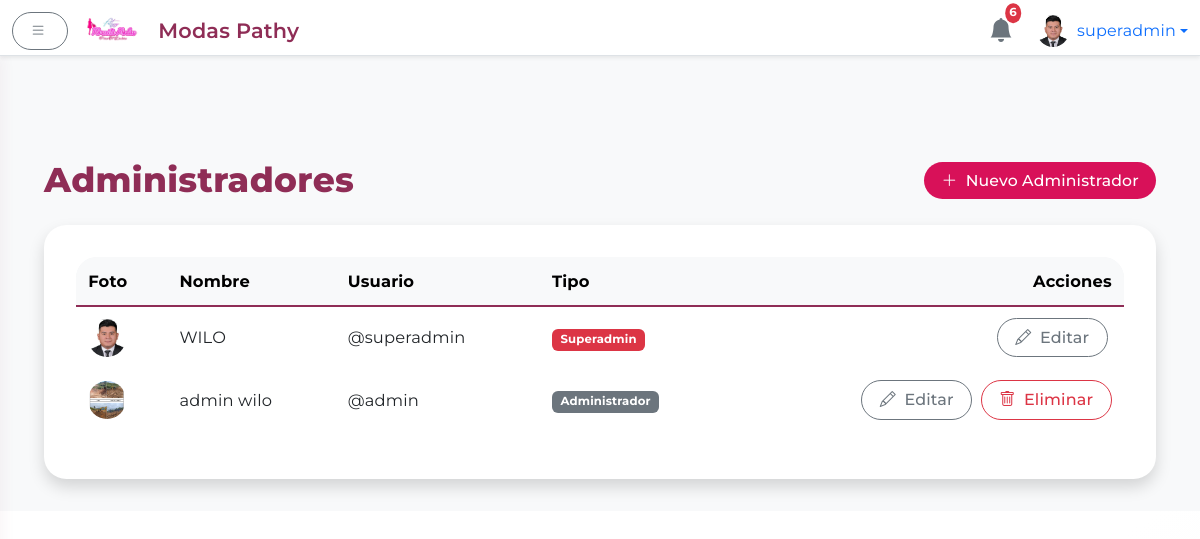
The app's page /admin/usuarios (signed in) with its own data.
### app.py (models this page shows)
class User(UserMixin, db.Model):
    id = db.Column(db.Integer, primary_key=True)
    username = db.Column(db.String(64), unique=True, nullable=False)
    name = db.Column(db.String(128), nullable=True)
    password = db.Column(db.String(128), nullable=False)
    is_superadmin = db.Column(db.Boolean, default=False)
    profile_image = db.Column(db.String(256), nullable=True)

### app.py (the view)
@app.route('/admin/usuarios')
@superadmin_required
def admin_usuarios():
    usuarios = User.query.all()
    return render_template('admin/usuarios.html', usuarios=usuarios)

### app.py (called while the page is built, shortened)
def superadmin_required(f):
    @wraps(f)
    def decorated_function(*args, **kwargs):
        if not current_user.is_authenticated or not getattr(current_user, 'is_superadmin', False):
            abort(403)
        return f(*args, **kwargs)
    return decorated_function

@app.context_processor
def inject_notifications():
    notifications = Notification.query.order_by(Notification.timestamp.desc()).limit(6).all()
    notifs = [
        {
            'message': n.message,
            'timestamp': n.timestamp.strftime('%d/%m %H:%M'),
            'admin_name': n.admin_name
        }
        for n in notifications
    ]
    return dict(notifications=notifs)

@app.context_processor
def inject_theme():
    active = Theme.query.filter_by(is_default=True).first()
    all_themes = Theme.query.order_by(Theme.name).all()
    return {
        'active_theme': active,
        'all_themes': all_themes
    }

@app.before_request
def seed_themes_once():
    global _seeded
    db.create_all()

@login.user_loader
def load_user(user_id):
    return db.session.get(User, int(user_id))

@app.context_processor
def inject_public_data():
    categorias = Category.query.order_by(Category.name).all()
    return {
        'public_categories': categorias,
        'now': lambda fmt=None: datetime.utcnow().strftime(fmt or '%Y'),
        'contact_info': ContactInfo.query.first()
    }

### templates/admin/usuarios.html (shortened to what this page needs)
{% extends 'admin/base_admin.html' %}
{% block body_admin %}
<div class="d-flex justify-content-between align-items-center mb-4">
  <h2 class="mb-0">Administradores</h2>
  <a href="{{ url_for('admin_usuario_nuevo') }}" class="btn btn-primary rounded-pill">
    <i class="bi bi-plus-lg"></i> Nuevo Administrador
  </a>
</div>
<div class="card shadow rounded-4 border-0">
  <div class="card-body">
    <div class="table-responsive">
      <table class="table table-hover align-middle">
        <thead class="table-light">
          <tr>
            <th>Foto</th>
            <th>Nombre</th>
            <th>Usuario</th>
            <th>Tipo</th>
            <th class="text-end">Acciones</th>
          </tr>
        </thead>
        <tbody>
        {% for u in usuarios %}
          <tr>
            <td>
              <img src="{% if u.profile_image %}{{ url_for('static', filename='perfiles/' ~ u.profile_image) }}{% else %}{{ url_for('static', filename='perfiles/default.png') }}{% endif %}" class="rounded-circle" width="38" height="38" style="object-fit:cover;">
            </td>
            <td>{{ u.name }}</td>
            <td>@{{ u.username }}</td>
            <td>
              {% if u.is_superadmin %}
                <span class="badge bg-danger">Superadmin</span>
              {% else %}
                <span class="badge bg-secondary">Administrador</span>
              {% endif %}
            </td>
            <td class="text-end">
              <a href="{{ url_for('admin_usuario_editar', id=u.id) }}" class="btn btn-sm btn-outline-secondary rounded-pill me-1"><i class="bi bi-pencil"></i> Editar</a>
              {% if current_user.id != u.id %}
              <form method="post" action="{{ url_for('admin_usuario_eliminar', id=u.id) }}" class="d-inline">
                <button type="submit" class="btn btn-sm btn-outline-danger rounded-pill" onclick="return confirm('¿Eliminar este usuario?')">
                  <i class="bi bi-trash"></i> Eliminar
                </button>
              </form>
              {% endif %}
            </td>
          </tr>
        {% endfor %}
        </tbody>
      </table>
    </div>
  </div>
</div>
{% endblock %}

### templates/admin/base_admin.html (shortened to what this page needs)
<!DOCTYPE html>
<html lang="es">
<head>
  <link href="https://cdn.jsdelivr.net/npm/bootstrap@5.3.0/dist/css/bootstrap.min.css" rel="stylesheet"/>
  <link href="https://cdn.jsdelivr.net/npm/bootstrap-icons@1.10.5/font/bootstrap-icons.css" rel="stylesheet"/>
  <link rel="stylesheet" href="https://cdnjs.cloudflare.com/ajax/libs/animate.css/4.1.1/animate.min.css"/>
  <link rel="stylesheet" href="{{ url_for('static', filename='css/admin.css') }}"/>
</head>
<body>
  <div aria-live="polite" aria-atomic="true" class="position-fixed top-0 end-0 p-3" style="z-index: 1055;">
  </div>
  <header class="navbar navbar-light bg-white border-bottom fixed-top shadow-sm">
    <div class="container-fluid">
      <button id="sidebarToggle" class="btn btn-outline-secondary me-3">
        <i class="bi bi-list"></i>
      </button>
      <a href="{{ url_for('admin_dashboard') }}" class="navbar-brand d-flex align-items-center mb-0 h1" style="gap:10px;">
        <img src="{{ url_for('static', filename='images/logo.png') }}" alt="Logo" height="36" class="d-inline-block align-text-top" style="margin-right:8px;">
        <span class="d-none d-md-inline" style="font-size:1.3rem; font-weight:600; color:#8F2D56;">Modas Pathy</span>
      </a>
      <div class="d-flex align-items-center ms-auto">
        <div class="position-relative me-4 dropdown">
          <a href="#" id="notifDropdown" data-bs-toggle="dropdown" aria-expanded="false" class="text-decoration-none">
            <i class="bi bi-bell-fill fs-4 text-secondary"></i>
            <span class="badge bg-danger position-absolute top-0 start-100 translate-middle p-1 rounded-circle">
              {{ notifications|length if notifications else 0 }}
            </span>
          </a>
        </div>
        <div class="dropdown">
          <a href="#" class="d-flex align-items-center text-decoration-none dropdown-toggle" id="dropdownUser" data-bs-toggle="dropdown" aria-expanded="false">
            <img src="{% if current_user.profile_image %}
                        {{ url_for('static', filename='perfiles/' ~ current_user.profile_image) }}
                      {% else %}
                        {{ url_for('static', filename='perfiles/default.png') }}
                      {% endif %}"
                 alt="Avatar" width="32" height="32" class="rounded-circle me-2" style="object-fit:cover;">
            <span>{{ current_user.username }}</span>
          </a>
        </div>
      </div>
    </div>
  </header>
  <div class="d-flex">
<main class="flex-grow-1 bg-light">
  <div class="container-fluid mt-5 pt-4">
    {% block body_admin %}{% endblock %}
  </div>
</main>
</body>
</html>

### static/css/admin.css (style rules this page uses)
:root { --rojo: #D81159; --fucsia: #8F2D56; --accent: #8F2D56; --accent-light: rgba(143,45,86,0.08); --blanco: #FFFFFF; --gris-claro: #f8f9fa; --gris-oscuro: #e3e3e3; --shadow-card: 0 4px 24px rgba(143, 45, 86, 0.09); --shadow-hover: 0 8px 36px rgba(143, 45, 86, 0.18); }
body, .form-label, .btn, .card-title, .navbar-brand, .nav-link { font-family: 'Montserrat', sans-serif; letter-spacing: 0.01em; }
body { margin-top: 56px; background: linear-gradient(145deg, var(--blanco) 60%, var(--gris-claro) 100%); }
header.navbar { height: 56px; z-index: 1000; box-shadow: 0 4px 18px rgba(143, 45, 86, 0.07); }
main { transition: margin-left 0.3s cubic-bezier(.87,-.41,.19,1.44); margin-left: 0; padding: 2rem; }
.card, .card.hover-shadow { border-radius: 1.4rem !important; border: none; box-shadow: var(--shadow-card); background: var(--blanco); transition: box-shadow 0.22s cubic-bezier(.87,-.41,.19,1.44), transform 0.19s; }
h2 { font-size: 2.15rem; color: var(--fucsia); margin-bottom: 1.5rem; letter-spacing: 0.01em; font-weight: 800; }
.badge { font-size: 0.73rem; padding: 0.45em 0.72em; }
.table { background: var(--blanco); border-radius: 1rem; overflow: hidden; }
.table thead { background: var(--gris-claro); color: var(--fucsia); font-weight: 600; border-bottom: 2.5px solid var(--accent); }
.table th, .table td { vertical-align: middle; border: none; font-size: 1.02em; padding: 0.7em 0.75em; }
.btn { font-size: 0.98em; border-radius: 2em !important; font-weight: 500; padding: 0.42em 1.1em; letter-spacing: 0.01em; box-shadow: none; transition: background 0.15s, color 0.15s, box-shadow 0.15s; }
.btn-primary { background: var(--rojo); border: none; }
.btn-outline-secondary, .btn-outline-danger { border-width: 1.4px; }
.btn i { margin-right: 4px; }
.card-body { padding: 2rem; }
.table-responsive { border-radius: 1.3rem; }

### records on screen
User: profile_image (picture), username "superadmin", name "WILO", is_superadmin "Superadmin"
User: profile_image (picture), name "admin wilo", username "admin", is_superadmin "Administrador"

### other values on screen
{{ notifications|length if notifications else 0 }} "6"
